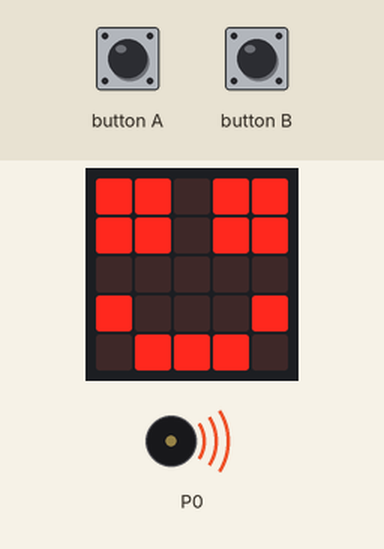
Bench run of a program on a simulated BBC micro:bit (MakeCode). Parts: the board's 5×5 LED display, buzzer (waves = sounding). The inputs (shaded band) are chosen by the test bench. Random numbers come from a fixed seed.

Above: at 0.1 s.
1.7 s: button A pressed for 0.15 s
At 3.2 s:
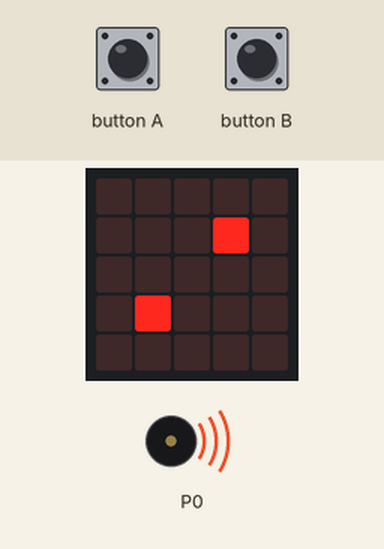
4.8 s: button B pressed for 0.15 s
At 6.2 s:
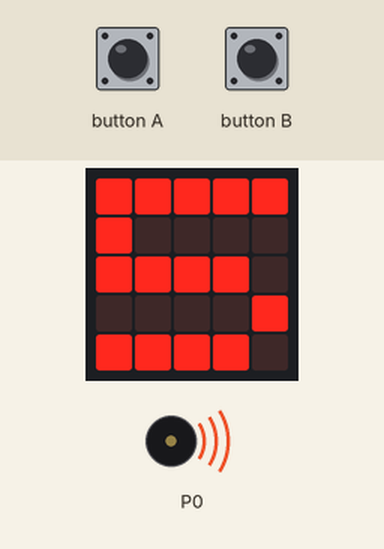
7.9 s: button A pressed for 0.15 s
At 8.26 s:
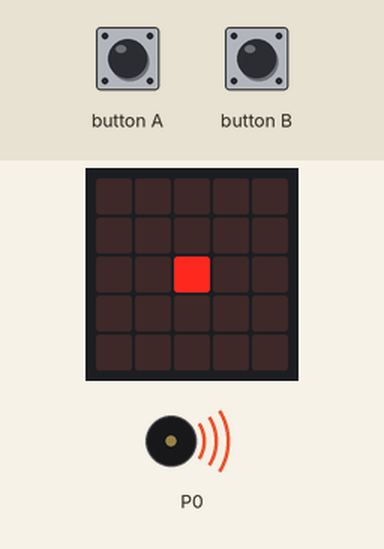
8.6 s: button A pressed for 0.15 s
At 9.1 s:
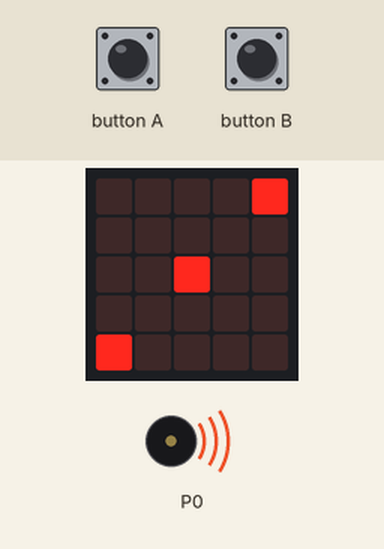
9.3 s: button B pressed for 0.15 s
At 9.66 s:
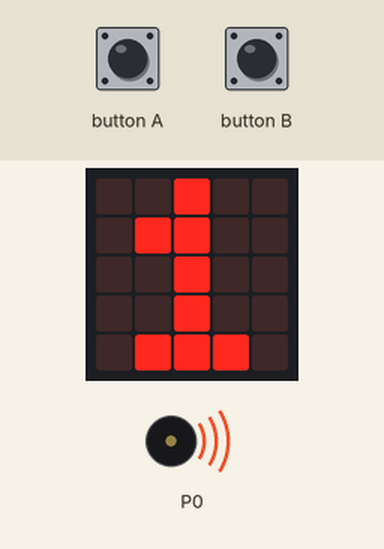
10.0 s: button A pressed for 0.15 s
At 13.4 s:
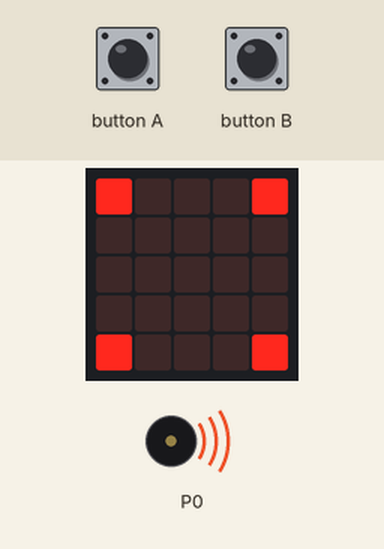
Timing chart, 0 to 14.4 s (numbered marks = the images above; inputs shaded):
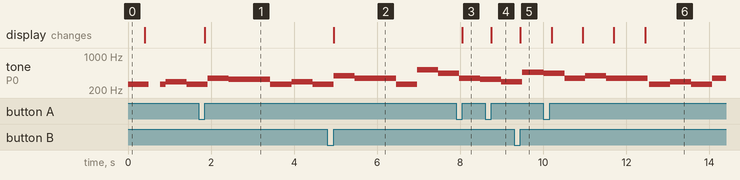

The program:

main.ts
```typescript
input.onButtonPressed(Button.A, function () {
    count = 0
    count = randint(1, 6)
    if (count == 1) {
        basic.showLeds(`
            . . . . .
            . . . . .
            . . # . .
            . . . . .
            . . . . .
            `)
    }
    if (count == 2) {
        basic.showLeds(`
            . . . . .
            . . . # .
            . . . . .
            . # . . .
            . . . . .
            `)
    }
    if (count == 3) {
        basic.showLeds(`
            . . . . #
            . . . . .
            . . # . .
            . . . . .
            # . . . .
            `)
    }
    if (count == 4) {
        basic.showLeds(`
            # . . . #
            . . . . .
            . . . . .
            . . . . .
            # . . . #
            `)
    }
    if (count == 5) {
        basic.showLeds(`
            # . . . #
            . . . . .
            . . # . .
            . . . . .
            # . . . #
            `)
    }
    if (count == 6) {
        basic.showLeds(`
            # . . . #
            . . . . .
            # . . . #
            . . . . .
            # . . . #
            `)
    }
})
input.onButtonPressed(Button.B, function () {
    count = 0
    count = randint(1, 6)
    if (count == 1) {
        basic.showNumber(1)
    }
    if (count == 2) {
        basic.showNumber(2)
    }
    if (count == 3) {
        basic.showNumber(3)
    }
    if (count == 4) {
        basic.showNumber(3)
    }
    if (count == 4) {
        basic.showNumber(4)
    }
    if (count == 4) {
        basic.showNumber(5)
    }
    if (count == 5) {
        basic.showNumber(5)
    }
    if (count == 6) {
        basic.showNumber(6)
    }
})
let count = 0
basic.clearScreen()
count = 0
music.play(music.tonePlayable(262, music.beat(BeatFraction.Whole)), music.PlaybackMode.InBackground)
basic.showLeds(`
    # # . # #
    # # . # #
    . . . . .
    # . . . #
    . # # # .
    `)
basic.forever(function () {
    if (count == 0) {
        basic.clearScreen()
    }
    music._playDefaultBackground(music.builtInPlayableMelody(Melodies.Birthday), music.PlaybackMode.UntilDone)
})
```

test.ts
```typescript
// здесь помещаются тесты; они не будут скомпилированы, пока пакет используется в качестве расширения.
```

Measured:
- after the input at 1.7 s, the display: changes after 0.15 s (image 1)
- after the input at 4.8 s, the display: changes after 0.15 s (image 2)
- after the input at 7.9 s, the display: changes after 0.15 s (image 3)
- after the input at 8.6 s, the display: changes after 0.15 s (image 4)
- after the input at 9.3 s, the display: changes after 0.15 s (image 5)
- after the input at 10.0 s, the display: first changes after 0.20 s (image 6 shows a later state)
- by itself, tone on P0: plays 440 Hz for 0.51 s, 349 Hz for 0.51 s, 392 Hz for 0.51 s, 349 Hz for 1.0 s, 262 Hz for 0.51 s, 294 Hz for 0.51 s … (8 notes in this stretch)
